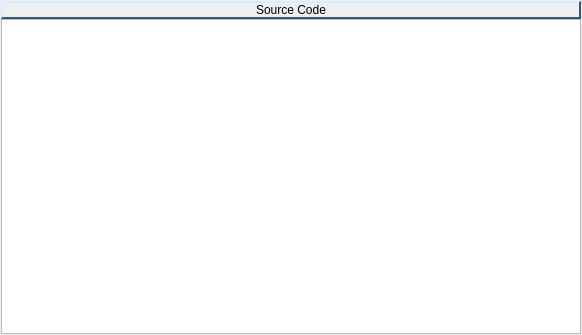
<?xml version="1.0" encoding="UTF-8"?>
<ui version="4.0">
 <class>SourceCodePane</class>
 <widget class="QWidget" name="SourceCodePane">
  <property name="geometry">
   <rect>
    <x>0</x>
    <y>0</y>
    <width>582</width>
    <height>335</height>
   </rect>
  </property>
  <property name="windowTitle">
   <string>Form</string>
  </property>
  <layout class="QVBoxLayout">
   <property name="margin">
    <number>1</number>
   </property>
   <item>
    <layout class="QVBoxLayout">
     <property name="spacing">
      <number>0</number>
     </property>
     <item>
      <widget class="QLabel" name="pepSourceCodeLabel">
       <property name="palette">
        <palette>
         <active>
          <colorrole role="WindowText">
           <brush brushstyle="SolidPattern">
            <color alpha="255">
             <red>0</red>
             <green>0</green>
             <blue>0</blue>
            </color>
           </brush>
          </colorrole>
          <colorrole role="Button">
           <brush brushstyle="SolidPattern">
            <color alpha="255">
             <red>88</red>
             <green>179</green>
             <blue>255</blue>
            </color>
           </brush>
          </colorrole>
          <colorrole role="Light">
           <brush brushstyle="SolidPattern">
            <color alpha="255">
             <red>216</red>
             <green>237</green>
             <blue>255</blue>
            </color>
           </brush>
          </colorrole>
          <colorrole role="Midlight">
           <brush brushstyle="SolidPattern">
            <color alpha="255">
             <red>152</red>
             <green>208</green>
             <blue>255</blue>
            </color>
           </brush>
          </colorrole>
          <colorrole role="Dark">
           <brush brushstyle="SolidPattern">
            <color alpha="255">
             <red>44</red>
             <green>89</green>
             <blue>127</blue>
            </color>
           </brush>
          </colorrole>
          <colorrole role="Mid">
           <brush brushstyle="SolidPattern">
            <color alpha="255">
             <red>58</red>
             <green>119</green>
             <blue>170</blue>
            </color>
           </brush>
          </colorrole>
          <colorrole role="Text">
           <brush brushstyle="SolidPattern">
            <color alpha="255">
             <red>0</red>
             <green>0</green>
             <blue>0</blue>
            </color>
           </brush>
          </colorrole>
          <colorrole role="BrightText">
           <brush brushstyle="SolidPattern">
            <color alpha="255">
             <red>255</red>
             <green>255</green>
             <blue>255</blue>
            </color>
           </brush>
          </colorrole>
          <colorrole role="ButtonText">
           <brush brushstyle="SolidPattern">
            <color alpha="255">
             <red>0</red>
             <green>0</green>
             <blue>0</blue>
            </color>
           </brush>
          </colorrole>
          <colorrole role="Base">
           <brush brushstyle="SolidPattern">
            <color alpha="255">
             <red>255</red>
             <green>255</green>
             <blue>255</blue>
            </color>
           </brush>
          </colorrole>
          <colorrole role="Window">
           <brush brushstyle="SolidPattern">
            <color alpha="255">
             <red>88</red>
             <green>179</green>
             <blue>255</blue>
            </color>
           </brush>
          </colorrole>
          <colorrole role="Shadow">
           <brush brushstyle="SolidPattern">
            <color alpha="255">
             <red>0</red>
             <green>0</green>
             <blue>0</blue>
            </color>
           </brush>
          </colorrole>
          <colorrole role="AlternateBase">
           <brush brushstyle="SolidPattern">
            <color alpha="255">
             <red>171</red>
             <green>217</green>
             <blue>255</blue>
            </color>
           </brush>
          </colorrole>
          <colorrole role="ToolTipBase">
           <brush brushstyle="SolidPattern">
            <color alpha="255">
             <red>255</red>
             <green>255</green>
             <blue>220</blue>
            </color>
           </brush>
          </colorrole>
          <colorrole role="ToolTipText">
           <brush brushstyle="SolidPattern">
            <color alpha="255">
             <red>0</red>
             <green>0</green>
             <blue>0</blue>
            </color>
           </brush>
          </colorrole>
         </active>
         <inactive>
          <colorrole role="WindowText">
           <brush brushstyle="SolidPattern">
            <color alpha="255">
             <red>0</red>
             <green>0</green>
             <blue>0</blue>
            </color>
           </brush>
          </colorrole>
          <colorrole role="Button">
           <brush brushstyle="SolidPattern">
            <color alpha="255">
             <red>88</red>
             <green>179</green>
             <blue>255</blue>
            </color>
           </brush>
          </colorrole>
          <colorrole role="Light">
           <brush brushstyle="SolidPattern">
            <color alpha="255">
             <red>216</red>
             <green>237</green>
             <blue>255</blue>
            </color>
           </brush>
          </colorrole>
          <colorrole role="Midlight">
           <brush brushstyle="SolidPattern">
            <color alpha="255">
             <red>152</red>
             <green>208</green>
             <blue>255</blue>
            </color>
           </brush>
          </colorrole>
          <colorrole role="Dark">
           <brush brushstyle="SolidPattern">
            <color alpha="255">
             <red>44</red>
             <green>89</green>
             <blue>127</blue>
            </color>
           </brush>
          </colorrole>
          <colorrole role="Mid">
           <brush brushstyle="SolidPattern">
            <color alpha="255">
             <red>58</red>
             <green>119</green>
             <blue>170</blue>
            </color>
           </brush>
          </colorrole>
          <colorrole role="Text">
           <brush brushstyle="SolidPattern">
            <color alpha="255">
             <red>0</red>
             <green>0</green>
             <blue>0</blue>
            </color>
           </brush>
          </colorrole>
          <colorrole role="BrightText">
           <brush brushstyle="SolidPattern">
            <color alpha="255">
             <red>255</red>
             <green>255</green>
             <blue>255</blue>
            </color>
           </brush>
          </colorrole>
          <colorrole role="ButtonText">
           <brush brushstyle="SolidPattern">
            <color alpha="255">
             <red>0</red>
             <green>0</green>
             <blue>0</blue>
            </color>
           </brush>
          </colorrole>
          <colorrole role="Base">
           <brush brushstyle="SolidPattern">
            <color alpha="255">
             <red>255</red>
             <green>255</green>
             <blue>255</blue>
            </color>
           </brush>
          </colorrole>
          <colorrole role="Window">
           <brush brushstyle="SolidPattern">
            <color alpha="255">
             <red>88</red>
             <green>179</green>
             <blue>255</blue>
            </color>
           </brush>
          </colorrole>
          <colorrole role="Shadow">
           <brush brushstyle="SolidPattern">
            <color alpha="255">
             <red>0</red>
             <green>0</green>
             <blue>0</blue>
            </color>
           </brush>
          </colorrole>
          <colorrole role="AlternateBase">
           <brush brushstyle="SolidPattern">
            <color alpha="255">
             <red>171</red>
             <green>217</green>
             <blue>255</blue>
            </color>
           </brush>
          </colorrole>
          <colorrole role="ToolTipBase">
           <brush brushstyle="SolidPattern">
            <color alpha="255">
             <red>255</red>
             <green>255</green>
             <blue>220</blue>
            </color>
           </brush>
          </colorrole>
          <colorrole role="ToolTipText">
           <brush brushstyle="SolidPattern">
            <color alpha="255">
             <red>0</red>
             <green>0</green>
             <blue>0</blue>
            </color>
           </brush>
          </colorrole>
         </inactive>
         <disabled>
          <colorrole role="WindowText">
           <brush brushstyle="SolidPattern">
            <color alpha="255">
             <red>0</red>
             <green>0</green>
             <blue>0</blue>
            </color>
           </brush>
          </colorrole>
          <colorrole role="Button">
           <brush brushstyle="SolidPattern">
            <color alpha="255">
             <red>88</red>
             <green>179</green>
             <blue>255</blue>
            </color>
           </brush>
          </colorrole>
          <colorrole role="Light">
           <brush brushstyle="SolidPattern">
            <color alpha="255">
             <red>216</red>
             <green>237</green>
             <blue>255</blue>
            </color>
           </brush>
          </colorrole>
          <colorrole role="Midlight">
           <brush brushstyle="SolidPattern">
            <color alpha="255">
             <red>152</red>
             <green>208</green>
             <blue>255</blue>
            </color>
           </brush>
          </colorrole>
          <colorrole role="Dark">
           <brush brushstyle="SolidPattern">
            <color alpha="255">
             <red>44</red>
             <green>89</green>
             <blue>127</blue>
            </color>
           </brush>
          </colorrole>
          <colorrole role="Mid">
           <brush brushstyle="SolidPattern">
            <color alpha="255">
             <red>58</red>
             <green>119</green>
             <blue>170</blue>
            </color>
           </brush>
          </colorrole>
          <colorrole role="Text">
           <brush brushstyle="SolidPattern">
            <color alpha="255">
             <red>44</red>
             <green>89</green>
             <blue>127</blue>
            </color>
           </brush>
          </colorrole>
          <colorrole role="BrightText">
           <brush brushstyle="SolidPattern">
            <color alpha="255">
             <red>255</red>
             <green>255</green>
             <blue>255</blue>
            </color>
           </brush>
          </colorrole>
          <colorrole role="ButtonText">
           <brush brushstyle="SolidPattern">
            <color alpha="255">
             <red>44</red>
             <green>89</green>
             <blue>127</blue>
            </color>
           </brush>
          </colorrole>
          <colorrole role="Base">
           <brush brushstyle="SolidPattern">
            <color alpha="255">
             <red>88</red>
             <green>179</green>
             <blue>255</blue>
            </color>
           </brush>
          </colorrole>
          <colorrole role="Window">
           <brush brushstyle="SolidPattern">
            <color alpha="255">
             <red>88</red>
             <green>179</green>
             <blue>255</blue>
            </color>
           </brush>
          </colorrole>
          <colorrole role="Shadow">
           <brush brushstyle="SolidPattern">
            <color alpha="255">
             <red>0</red>
             <green>0</green>
             <blue>0</blue>
            </color>
           </brush>
          </colorrole>
          <colorrole role="AlternateBase">
           <brush brushstyle="SolidPattern">
            <color alpha="255">
             <red>88</red>
             <green>179</green>
             <blue>255</blue>
            </color>
           </brush>
          </colorrole>
          <colorrole role="ToolTipBase">
           <brush brushstyle="SolidPattern">
            <color alpha="255">
             <red>255</red>
             <green>255</green>
             <blue>220</blue>
            </color>
           </brush>
          </colorrole>
          <colorrole role="ToolTipText">
           <brush brushstyle="SolidPattern">
            <color alpha="255">
             <red>0</red>
             <green>0</green>
             <blue>0</blue>
            </color>
           </brush>
          </colorrole>
         </disabled>
        </palette>
       </property>
       <property name="frameShape">
        <enum>QFrame::Panel</enum>
       </property>
       <property name="frameShadow">
        <enum>QFrame::Raised</enum>
       </property>
       <property name="lineWidth">
        <number>2</number>
       </property>
       <property name="text">
        <string>Source Code</string>
       </property>
       <property name="alignment">
        <set>Qt::AlignCenter</set>
       </property>
      </widget>
     </item>
     <item>
      <widget class="QTextEdit" name="pepSourceCodeTextEdit">
       <property name="font">
        <font>
         <family>Courier</family>
         <pointsize>12</pointsize>
         <weight>50</weight>
         <italic>false</italic>
         <bold>false</bold>
         <underline>false</underline>
         <strikeout>false</strikeout>
         <kerning>false</kerning>
        </font>
       </property>
       <property name="lineWrapMode">
        <enum>QTextEdit::NoWrap</enum>
       </property>
      </widget>
     </item>
    </layout>
   </item>
  </layout>
 </widget>
 <resources/>
 <connections/>
</ui>
